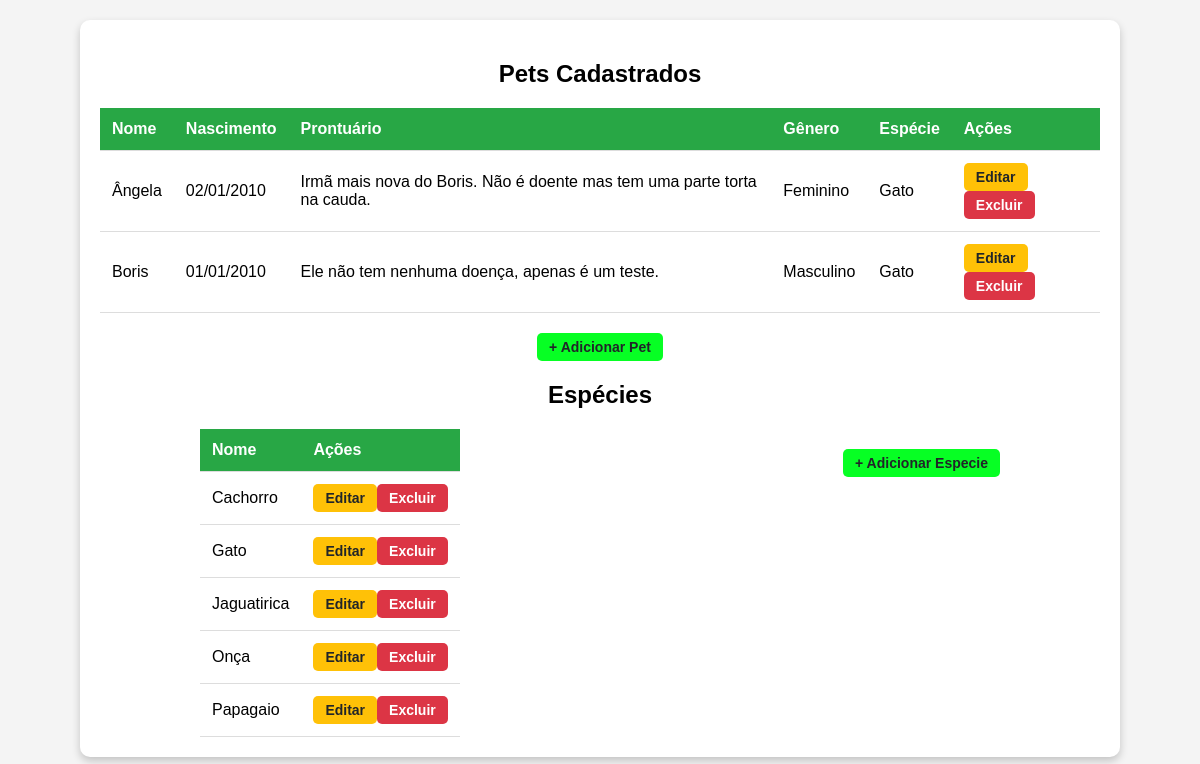
/pets/mostrar.php (signed in), run on the app's committed database.
### tables this page shows
CREATE TABLE `especies` (
  `id` int(11) NOT NULL,
  `especie` varchar(45) NOT NULL
);

### pets/mostrar.php (the view, shortened to what this page needs)
<?php
    function GeneroParaTexto($gen){
        switch($gen){
            case 'M': return "Masculino";
            case 'F': return "Feminino";
        }
    }
?>
<!DOCTYPE html>
<html lang="pt-br">
<head>
</head>
<body class="mostrar_body">
    <div class="mostrar_container">
        <h2 class="mostrar_h2">Pets Cadastrados</h2>
        <?php
	        require_once("../conecta.php");
            $sql = "SELECT pets.id AS id_pet, pets.nome AS nome, DATE_FORMAT(pets.nascimento, '%d/%m/%Y') AS nascimento, prontuario, genero, especie FROM pets JOIN especies ON especies.id = id_especie ORDER BY pets.nome ASC;";
            $resultado = mysqli_query($conn, $sql);
            if (mysqli_num_rows($resultado) > 0) {
                echo ('<div class="table-responsive">
                    <table>
                        <thead>
                            <tr>
                                <th>Nome</th>
                                <th>Nascimento</th>
                                <th>Prontuário</th>
                                <th>Gênero</th>
                                <th>Espécie</th>
                                <th>Ações</th>
                            </tr>
                        </thead>
                        <tbody>');
            while ($row = mysqli_fetch_assoc($resultado) ){
                echo ("<tr>");
                echo ("<td>" . htmlspecialchars($row["nome"]) . "</td>");
                echo ("<td>" . htmlspecialchars($row["nascimento"]) . "</td>");
                echo ("<td>" . htmlspecialchars($row["prontuario"]) . "</td>");
                echo ("<td>" . GeneroParaTexto($row["genero"]) . "</td>");
                echo ("<td>" . htmlspecialchars($row["especie"]) . "</td>");
                echo ("<td><a class='btn btn-edit' href='editar.php?id_pet=" . urlencode($row['id_pet'])) . "'>Editar</a>";
                echo ("<a class='btn btn-delete' href='excluir_pet.php?id_pet=" . urlencode($row['id_pet'])) . "'>Excluir</a></td>";
                echo ("</tr>");
            }
            echo ("</tbody></table>");
            } else {
                echo ("<h1>Não há nada para ser exibido</h1>");
            }
            echo("<div class='btn-container'><a class='btn btn-add' href='cadastrar.php'>+ Adicionar Pet</a></div>");
        ?>
        <h2 class="mostrar_h2">Espécies</h2>
            <?php
        echo("<div class='species-manager'>");
	        require_once("../conecta.php");
            $sql = "SELECT id AS id_especie, especie FROM especies ORDER BY especie ASC;";
            $resultado = mysqli_query($conn, $sql);
            if (mysqli_num_rows($resultado) > 0) {
                echo ('<div class="table-responsive">
                    <table>
                        <thead>
                            <tr>
                                <th>Nome</th>
                                <th>Ações</th>
                            </tr>
                        </thead>
                        <tbody>');
            while ($row = mysqli_fetch_assoc($resultado) ){
                echo ("<tr>");
                echo ("<td>" . htmlspecialchars($row["especie"]) . "</td>");
                echo ("<td><a class='btn btn-edit' href='editar_especie.php?id_especie=" . urlencode($row['id_especie'])) . "'>Editar</a>";
                echo ("<a class='btn btn-delete' href='excluir_especie.php?id_especie=" . urlencode($row['id_especie'])) . "'>Excluir</a></td>";
                echo ("</tr>");
            }
            echo ("</tbody></table>");
            } else {
                echo ("<h1>Não há nada para ser exibido</h1>");
            }
            echo("</div>");
        echo("<div class='btn-container'><a class='btn btn-add' href='cadastrar_especie.php'>+ Adicionar Especie</a></div>");
        ?>
</body>
</html>

### pets/mostrar.php (style rules this page uses)
.mostrar_body { font-family: Arial, sans-serif; background-color: #f4f4f4; margin: 0; padding: 20px; }
.mostrar_container { background: white; padding: 20px; border-radius: 10px; box-shadow: 0 4px 8px rgba(0, 0, 0, 0.2); max-width: 1000px; margin: 0 auto; }
.mostrar_h2 { text-align: center; margin-bottom: 20px; }
.table-responsive { overflow-x: auto; }
table { width: 100%; border-collapse: collapse; text-align: left; }
th, td { padding: 12px; border-bottom: 1px solid #ddd; }
th { background-color: #28a745; color: white; }
.btn-add { background-color:rgb(7, 255, 36); color: #212529; }
.btn-edit { background-color: #ffc107; color: #212529; }
.btn-delete { background-color: #dc3545; color: #fff; }
.btn { display: inline-block; padding: 6px 12px; border: none; border-radius: 5px; font-size: 14px; font-weight: bold; text-decoration: none; cursor: pointer; transition: background-color 0.3s ease, color 0.3s ease; }
.btn-container { text-align: center; margin-top: 20px; }
.species-manager { display: flex; justify-content: space-between; padding-left: 10%; padding-right: 10%; flex-wrap: wrap; gap: 20px; margin-top: 20px; }

### data on the page
especies: especie "Cachorro"
especies: especie "Gato"
especies: especie "Jaguatirica"
especies: especie "Onça"
especies: especie "Papagaio"

### other printed values
$row["nome"] "Ângela"
$row["nascimento"] "02/01/2010"
$row["prontuario"] "Irmã mais nova do Boris. Não é doente mas tem uma parte torta na cauda."
GeneroParaTexto($row["genero"]) "Feminino"
$row["especie"] "Gato"
$row["nome"] "Boris"
$row["nascimento"] "01/01/2010"
$row["prontuario"] "Ele não tem nenhuma doença, apenas é um teste."
GeneroParaTexto($row["genero"]) "Masculino"
